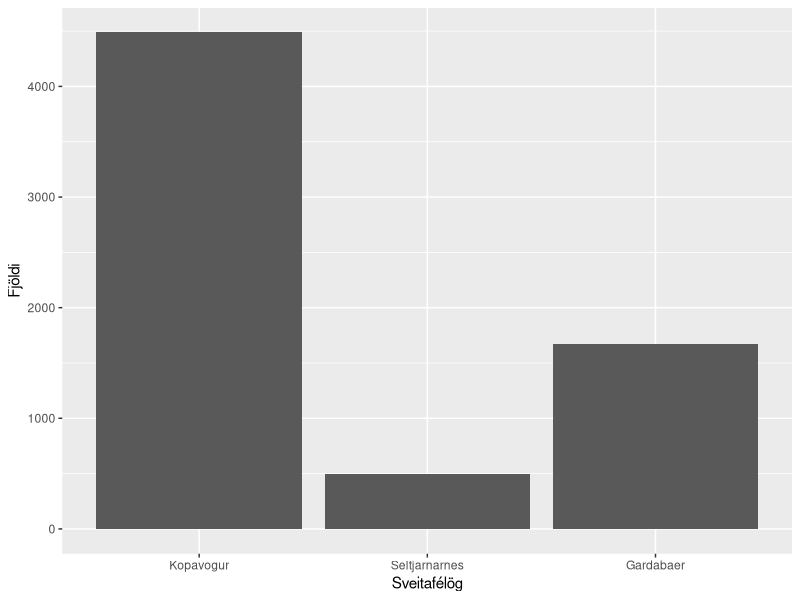
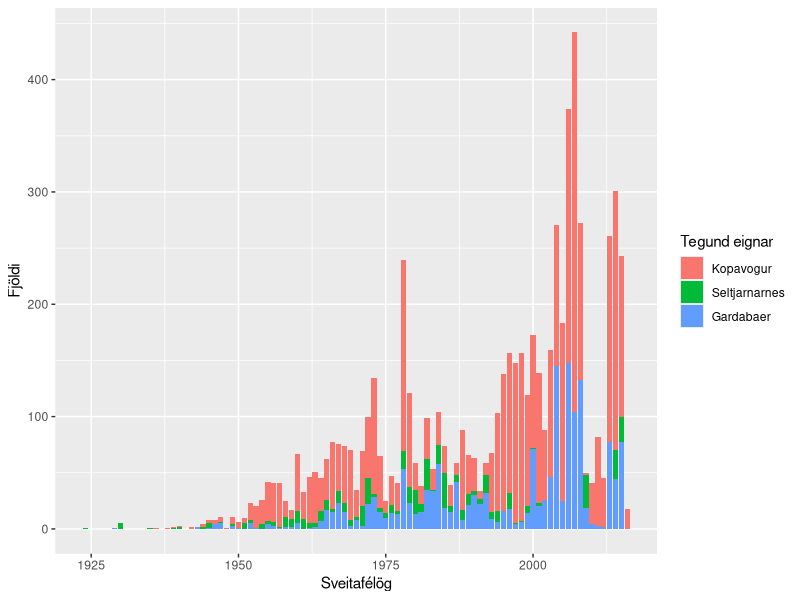
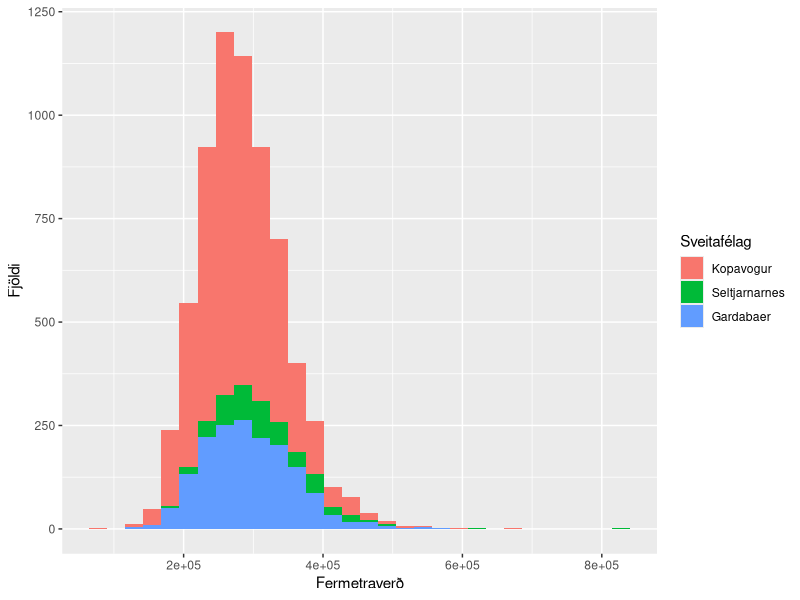
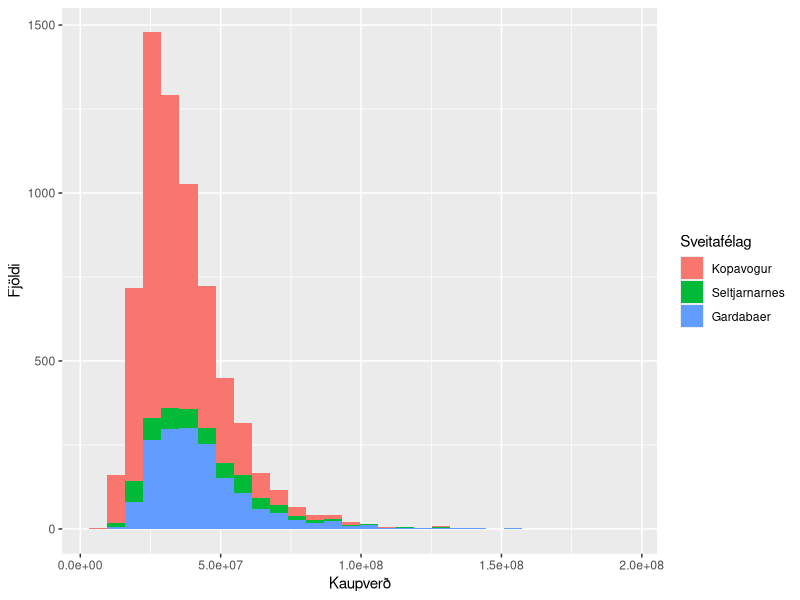
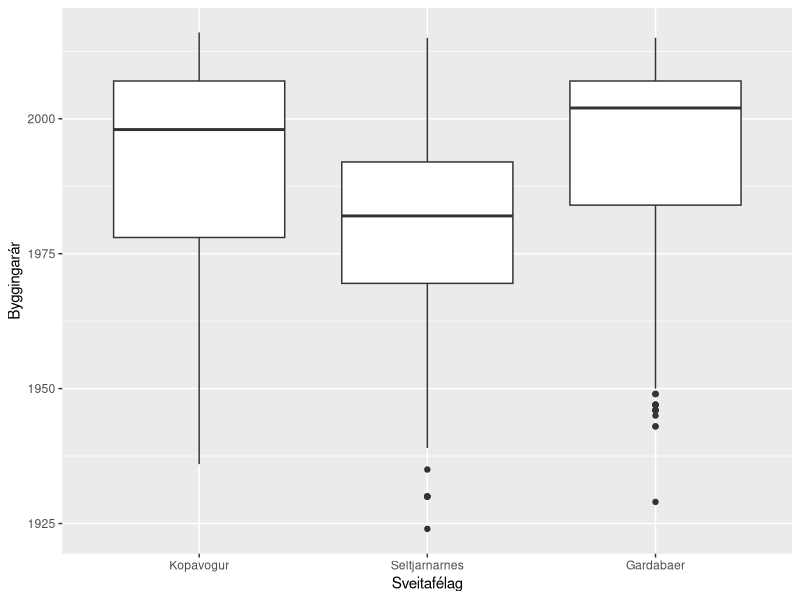
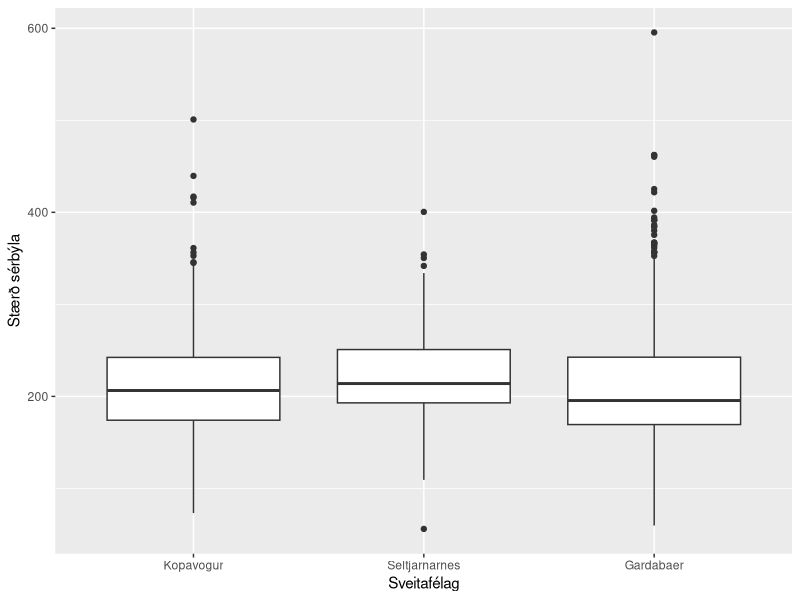
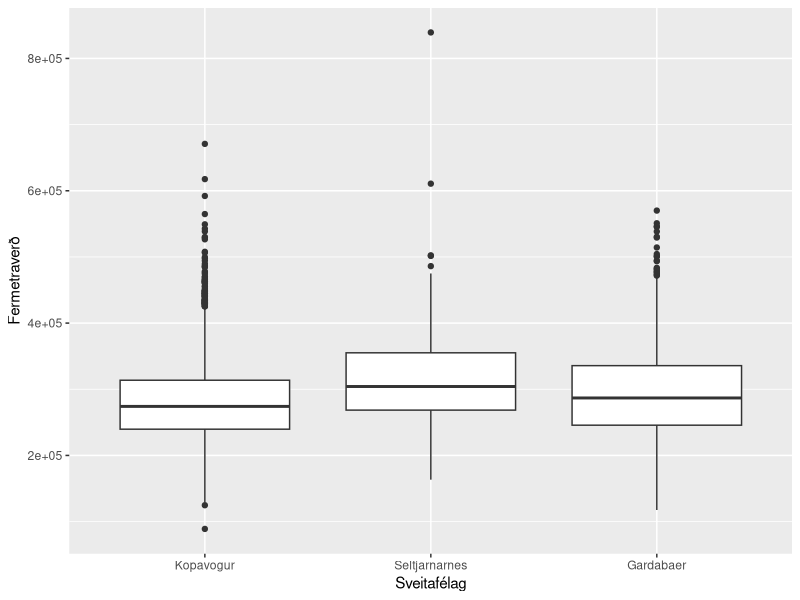
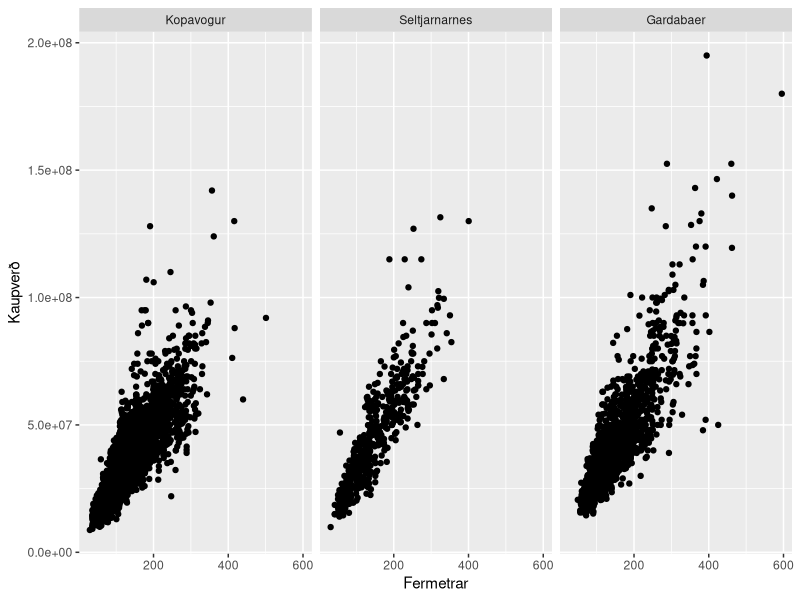

R code for these plots, in order:
## ---- chunk 1
knitr::opts_chunk$set(echo = TRUE)
library(utf8)
library(ggplot2)
library(forcats)
library(dplyr)
## ---- chunk 2
ov <- read.table("husnaedisverd_2017.csv", header=TRUE, sep=";")
## ---- chunk 3
ov$kaupverd = ov$kaupverd*1000
## ---- chunk 4
ov$fermetraverd = ov$kaupverd/ov$birtm2
## ---- chunk 5
ov$teg_eign_groft <- forcats::fct_recode(ov$teg_eign, Sérbýli="Einbýlishús", Sérbýli="Parhús", Sérbýli="Raðhús", Íbúð="Íbúðareign")
## ---- chunk 6
sveitarfelag <- c(1000,1100,1300)
eignir <- dplyr::filter(ov, svfn %in% sveitarfelag)
eignir$svfn[eignir$svfn == 1000] = "Kopavogur"
eignir$svfn[eignir$svfn == 1100] = "Seltjarnarnes"
eignir$svfn[eignir$svfn == 1300] = "Gardabaer"
## ---- chunk 7
eignir$svfn = factor(eignir$svfn, levels=c("Kopavogur","Seltjarnarnes","Gardabaer"))
## ---- chunk 8
ggplot(data=eignir, aes(eignir$svfn)) + geom_bar() + labs(x='Sveitafélög', y="Fjöldi")
## ---- chunk 9
ggplot(data=eignir, aes(x=eignir$byggar, fill=eignir$svfn), na.rm=TRUE) + geom_bar() + labs(x='Sveitafélög', y= "Fjöldi", fill = "Tegund eignar")
## ---- chunk 10

ggplot(data=eignir, aes(x=eignir$fermetraverd, fill=eignir$svfn)) + geom_histogram()  + labs(x='Fermetraverð', y= "Fjöldi", fill = "Sveitafélag") 

ggplot(data=eignir, aes(x=eignir$kaupverd, fill=eignir$svfn)) + geom_histogram() + labs(x='Kaupverð', y= "Fjöldi", fill = "Sveitafélag")

## ---- chunk 11
ggplot(eignir,aes(x=svfn,y=byggar)) + geom_boxplot() + xlab('Sveitafélag') + ylab('Byggingarár')
## ---- chunk 12
serbyli = dplyr::filter(eignir, grepl("Sérbýli", eignir$teg_eign_groft))
ggplot(data=serbyli, aes(x=serbyli$svfn, y=serbyli$birtm2)) + geom_boxplot() + xlab('Sveitafélag') + ylab('Stærð sérbýla')
## ---- chunk 13
ggplot(eignir,aes(x=svfn,y=fermetraverd)) + geom_boxplot() + xlab('Sveitafélag') + ylab('Fermetraverð')
## ---- chunk 14
ggplot(data=eignir, aes(birtm2, kaupverd)) + geom_point() + facet_grid(.~svfn) + labs(x='Fermetrar', y= "Kaupverð")
## ---- chunk 15
ggplot(data=ov,aes(x=byggar,y=birtm2)) + geom_point() + labs(x='Byggingarár', y= "Fermetrar")
## ---- chunk 16
medal_fverd_eignir <- mean(eignir$fermetraverd)
stadal_fverd_eignir <- sd(eignir$fermetraverd)
## ---- chunk 17
kop = dplyr::filter(eignir, grepl("Kopavogur", eignir$svfn))
gar = dplyr::filter(eignir, grepl("Gardabaer", eignir$svfn))
nes = dplyr::filter(eignir, grepl("Seltjarnarnes", eignir$svfn))
midgildi_byggar_kop <- median(kop$byggar, na.rm=TRUE)
midgildi_byggar_gar <- median(gar$byggar, na.rm=TRUE)
midgildi_byggar_nes <- median(nes$byggar, na.rm=TRUE)
## ---- chunk 18
badkor <- dplyr::filter(eignir,teg_eign_groft=="Sérbýli",fjbkar==2)
serbyli_2badkor <- nrow(badkor)
## ---- chunk 19
prop.table(table(eignir$teg_eign_groft, eignir$svfn))
table(eignir$teg_eign_groft, eignir$svfn)
## ---- chunk 20
prop.table(table(eignir$teg_eign_groft, eignir$svfn))
## ---- chunk 21
eignir %>%
  group_by(svfn,teg_eign_groft) %>%
  summarise(meðaltal = mean(fermetraverd), miðgildi = median(fermetraverd), staðalfrávik = sd(fermetraverd),fjoldi=n())
## ---- chunk 22
eignir %>%
  group_by(svfn,teg_eign_groft="Sérbýli") %>%
  summarise(meðaltal = mean(birtm2), miðgildi = median(birtm2), staðalfrávik = sd(birtm2))
